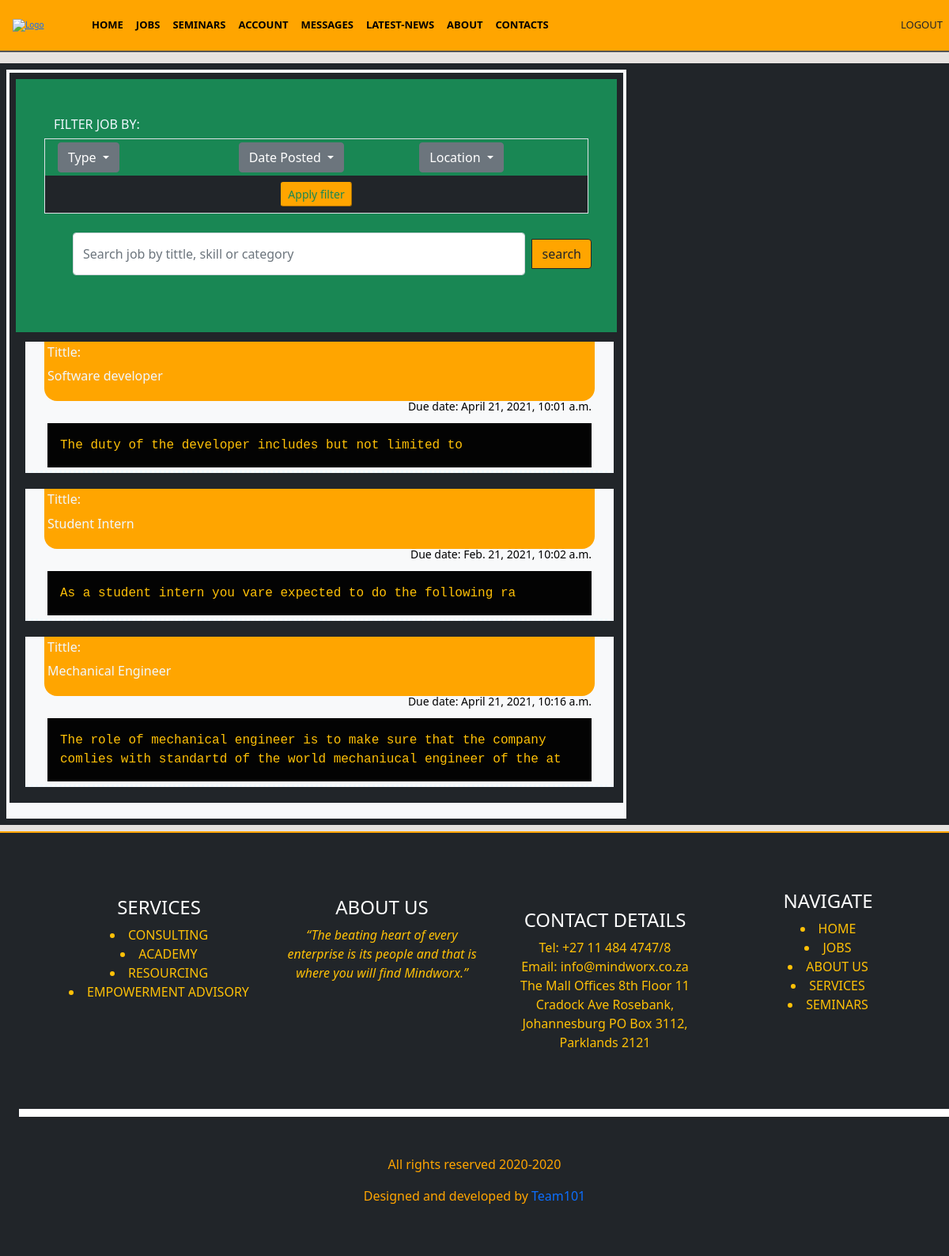
The page /job/jobs/ (signed in) on the database its author committed.
### Job/models.py (models this page shows, shortened)
class jobModel(models.Model):
    Tittle = models.CharField(max_length=100)
    Description = models.TextField()
    date_posted = models.DateTimeField(default=timezone.now)
    closing_date = models.DateTimeField(default=timezone.now)

### Job/views.py (the view)
# urls.py: path('jobs/', views.jobView, name='JobPage'),
@login_required
def jobView(request):
    context2 = {
        'jobs': jobModel.objects.all()
    }
    return render(request, 'Job/jobs.html', context2)

### Job/templates/Job/jobs.html (shortened to what this page needs)
{% extends "blog/base.html" %}
{% block content %}
<div class="container md bg-dark mb-3 p-2" style="color: aliceblue;">
    <div class="container bg-success p-5">
        <h6>FILTER JOB  BY:</h6>
        <div class="row border">
            <div class="col dropdown m-1">
                <button class="btn btn-secondary w-8 dropdown-toggle" type="button" id="dropdownMenuButton" data-toggle="dropdown" aria-haspopup="true" aria-expanded="false">
                  Type
                </button>
                </div>
              <div class="col dropdown m-1">
                <button class="btn btn-secondary w-8 dropdown-toggle" type="button" id="dropdownMenuButton" data-toggle="dropdown" aria-haspopup="true" aria-expanded="false">
                  Date Posted
                </button>
              </div>
              <div class="col dropdown m-1">
                <button class="btn btn-secondary w-8 dropdown-toggle" type="button" id="dropdownMenuButton" data-toggle="dropdown" aria-haspopup="true" aria-expanded="false">
                  Location
                </button>
                </div>
                <div class="bg-dark text-center">
                    <button type="button" class="m-2 btn btn-outline-success btn-sm" style= " background-color:orange; border:1px outset orange">Apply filter</button>
                </div>
        </div>
        <div class="input-group m-4 " id="jobSearch">
            <input type="search" class="form-control rounded" placeholder="Search job by tittle, skill or category" aria-label="Search"
              aria-describedby="search-addon" />
            <button type="button" class="btn btn-outline-dark m-2" style="background-color: orange;">search</button>
          </div>
</div>
{% for job in jobs %}
<article class="md container media content-section p-2 m-1 bg-dark">
    <div class="container media-body bg-light " style="border-bottom-style: dotted;">
        <div class="container article-metadata p-1 text-inline" style="background-color: orange; border-bottom-left-radius: 1rem; border-bottom-right-radius: 1rem;">
            <p class="mr-2" href="" style="float: left;"><span><h6>Tittle: </h6></span>{{job.Tittle}}</p>
            <small class="mr-2" style="float: right; color: black;">
                Due date: <span>{{job.date_posted}}</span>
            </small>
        </div>
        <br>
         <div>
        <p style="font-family:'Courier New', Courier, monospace;" class=" article-content p-3 m-1 text-warning">
            {{job.Description}}
        </p>
         </div>
    </div>
</article>
{% endfor %}
{% endblock content %}

### blog/templates/blog/base.html (shortened to what this page needs)
{% load static %}
<!DOCTYPE html>
<html lang="en">
<head>
</head>
<link rel="stylesheet" href="C:/Users/Lenovo-User/Downloads/bootstrap-5.0.0-beta2-dist/bootstrap-5.0.0-beta2-dist/css/bootsrtrap.css">
<link href="https://cdn.jsdelivr.net/npm/bootstrap@5.0.0-beta3/dist/css/bootstrap.min.css" rel="stylesheet">
<body style="background-color: rgb(230, 226, 223);">
   <header>
    <div class="site-header container-fluid">
      <nav  class="navbar navbar-expand-sm  color-dark fixed-top" style="background-color:orange; border-bottom: 2px inset black; font-size: x-small;">
        {% if user.is_authenticated %}
        <div style="padding: 1rem; width:9%;">
          <a href="https://mindworx.co.za/" target="_blank">
            <img class=" image-responsive float-left" src="" alt="Logo">
          </a>
        </div>
        <div class="collapse navbar-collapse" id="navbarText">
          <ul class="navbar-nav mr-auto" style="font-weight: bold; font-size: small;">
            <li class="nav-item active">
              <a style="color: black;" class="nav-link" href="{% url 'HomePage' %}">HOME</a>
            </li>
            <li class="nav-item">
              <a style="color: black;" class="nav-link" href="{% url 'JobPage' %}">JOBS</a>
            </li>
            <li class="nav-item">
              <a style="color: black;" class="nav-link" href="{% url 'AboutPage' %}">SEMINARS</a>
            </li>
            <li class="nav-item">
              <a style="color: black;" class="nav-link" href="{% url 'user-profile' %}">ACCOUNT</a>
            </li>
          <li class="nav-item">
            <a style="color: black;" class="nav-link" href="{% url 'JobPage' %}">MESSAGES</a>
          </li>
          <li class="nav-item">
            <a style="color: black;" class="nav-link" href="{% url 'JobPage' %}">LATEST-NEWS</a>
          </li>
            <li class="nav-item">
              <a style="color: black;" class="nav-link" href="{% url 'AboutPage' %}">ABOUT</a>
            <li  class="nav-item">
              <a style="color: black;" class="nav-link" href="{% url 'contactsPage' %}">CONTACTS</a>
            </li>
          </ul>
        </div>
        <div class="navbar-nav" style="font-weight: normal; font-size: small;">
          <a href="{% url 'user-logout' %}" class="nav-item nav-link text-dark">LOGOUT</a>
        </div>
        {% endif %}
    </nav>
    </div>
   </header>
   <div class="container-fluid">
     <div style="min-height:5rem;">
     </div>
     <div class="row bg-dark my-9">
       <div class="col-md-8 p-2">
        <main class="container p-1 m1 bg-light" >
          {% block content %}
            {% endblock %}
        </main>
       </div>
       <div class="col-md-4 p-3 bg-dark text-dark p-2">
       </div>
     </div>
   </div>
<footer class="bg-dark content-center mt-2" style="border-top: 2px solid orange; color: orange" >
  <div class="container-fluid text-center m-4 p-5" style="border-bottom: 10px white solid;">
    <div class="row text-center text-warning" >
      <div class="col-md-3 m-0.4 p-2  ">
        <h4><a class="text-white" style="text-decoration: none;" href="">SERVICES</a></h4>
        <div>
          <li ><a target="_blank" class="text-warning" class="text-warning" href="https://mindworx.co.za/consulting/" style="text-decoration: none;">CONSULTING</a></li>
        </div>
        <div>
          <li><a target="_blank" class="text-warning" href="https://mindworx.co.za/academy/" style="text-decoration: none;">ACADEMY</a></li>
        </div>
        <div>
          <li><a target="_blank" class="text-warning" class="mx-auto" href="https://mindworx.co.za/resourcing/" style="text-decoration: none;">RESOURCING</a></li>
        </div>
        <div>
          <li><a target="_blank" class="text-warning" class="mx-auto" href="https://mindworx.co.za/empowerment-advisory-page/" style="text-decoration: none;">EMPOWERMENT ADVISORY</a></li>
        </div>
      </div>
      <div class="col-md-3 text-warning m-0.4 p-2 ">
        <h4 class="text-white">ABOUT US</h4>
        <div>
          <p style="font-style: italic;">
            “The beating heart of every enterprise is its people and that is where you will find Mindworx.”
          </p>
        </div>
      </div>
      <div class="col-md-3 m-0.4 p-4" >
        <h4 class="text-white">CONTACT DETAILS</h4>
        <div>
          Tel: +27 11 484 4747/8
          <br>
Email: info@mindworx.co.za
<br>
The Mall Offices
8th Floor
11 Cradock Ave
Rosebank, Johannesburg
PO Box 3112, Parklands 2121
        </div>
      </div>
      <div class="col-md-3  ">
        <h4><a class="text-white m-0.4 p-2" style="text-decoration: none;" href="">NAVIGATE</a></h4>
        <div>
          <li ><a class="text-warning" href="" style="text-decoration: none;">HOME</a></li>
        </div>
        <div>
          <li><a class="text-warning" href="" style="text-decoration: none;">JOBS</a></li>
        </div>
        <div>
          <li><a class="text-warning" href="" style="text-decoration: none;">ABOUT US</a></li>
        </div>
        <div>
          <li><a class="text-warning" href="" style="text-decoration: none;">SERVICES</a></li>
        </div>
        <div>
          <li><a class="text-warning" href="" style="text-decoration: none;">SEMINARS</a></li>
        </div>
      </div>
    </div>
  </div>
  <br style="background-color: darkgray; border:aliceblue;">
    <div class="text-center pb-5">
      <p>
        All rights reserved 2020-2020
      </p>
      <p>Designed and developed by <span><a style="text-decoration: none;" href="">Team101</a></span></p>
    </div>
</footer>
</body>
</html>

### blog/templates/blog/base.html (style rules this page uses)
[class*="art"] { background-color:rgb(3, 3, 3); }

### rows shown on the page
jobModel: Tittle "Software developer", date_posted "April 21, 2021, 10:01 a.m.", Description "The duty of the developer includes but not limited to"
jobModel: Tittle "Student Intern", date_posted "Feb. 21, 2021, 10:02 a.m.", Description "As a student intern you vare expected to do the following ra"
jobModel: Tittle "Mechanical Engineer", date_posted "April 21, 2021, 10:16 a.m.", Description "The role of mechanical engineer is to make sure that the company comlies with standartd of the world mechaniucal engineer of the at"
